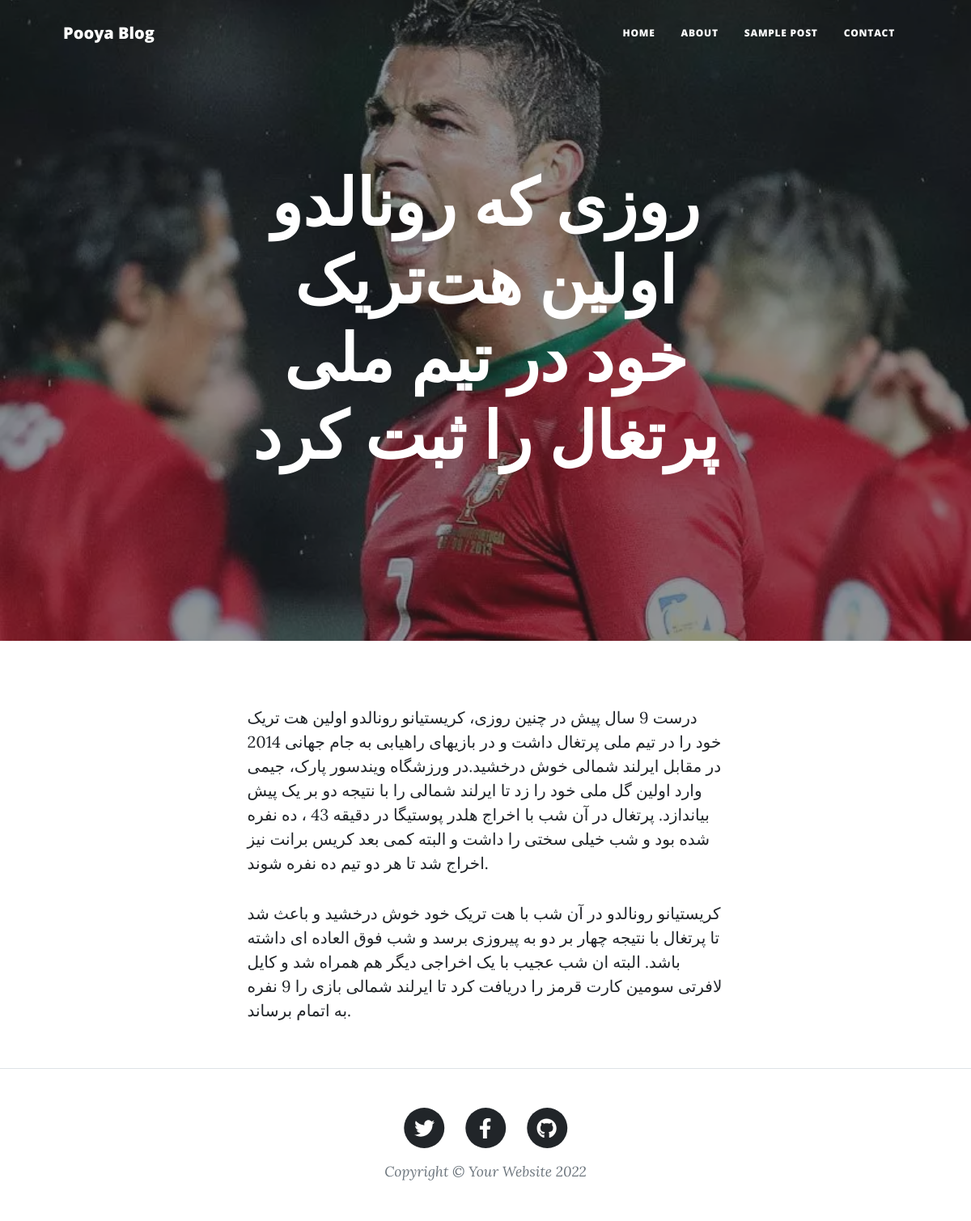
The page /article/fotball-5 on the database its author committed.
### blog/models.py (models this page shows)
class Article(models.Model):
    STATUS_CHOICES = (
        ('d', 'Draft'),
        ('p', 'Published')
        )
    title = models.CharField(max_length = 200)
    slug = models.SlugField(max_length = 100, unique = True)
    category = models.ManyToManyField(Category , verbose_name = 'category' )
    description = models.TextField()
    thumbnail = models.ImageField(upload_to = 'images')
    publish = models.DateField(default = timezone.now)
    created = models.DateField(auto_now_add = True)
    created = models.DateField(auto_now = True)
    status = models.CharField(max_length = 1, choices = STATUS_CHOICES)

### blog/views.py (the view)
# urls.py: path('article/<slug:slug>',detail, name = "detail"),
def detail(request, slug):
    context = {
        'article': get_object_or_404(Article, slug = slug, status = 'p')
}
    return render(request, 'blog/detail.html', context)

### blog/templates/blog/detail.html
{% extends 'blog/base.html' %}
{% block main %}
<header class="masthead" style="background-image: url('{{article.thumbnail.url}}')">
    <div class="container position-relative px-4 px-lg-5">
        <div class="row gx-4 gx-lg-5 justify-content-center">
            <div class="col-md-10 col-lg-8 col-xl-7">
                <div class="site-heading">
                    <h1>{{article.title}}</h1>
                </div>
            </div>
        </div>
    </div>
</header>
        <article class="mb-4">
            <div class="container px-4 px-lg-5">
                <div class="row gx-4 gx-lg-5 justify-content-center">
                    <div class="col-md-10 col-lg-8 col-xl-7">
                    {{article.description|linebreaks}}
                    </div>
                </div>
            </div>
        </article>
{% endblock %}

### rows shown on the page
Article: thumbnail (picture), title "روزی که رونالدو اولین هت‌تریک خود در تیم ملی پرتغال را ثبت کرد", description "درست 9 سال پیش در چنین روزی، کریستیانو رونالدو اولین هت تریک خود را در تیم ملی پرتغال داشت و در بازیهای راهیابی به جام جهانی 2014 در مقابل ایرلند شمالی خوش درخشید.در ورزشگاه ویندسور پارک، جیمی وارد اولین گل ملی خود را زد تا ایرلند شمالی را با نتیجه دو بر یک پیش بیاندازد. پرتغال در آن شب با اخراج هلدر پوستیگا در دقیقه 43 ، ده نفره شده بود و شب خیلی سختی را داشت و البته کمی بعد کریس برانت نیز اخراج شد تا هر دو تیم ده نفره شوند. کریستیانو رونالدو در آن شب با هت تریک خود خوش درخشید و باعث شد تا پرتغال با نتیجه چهار بر دو به پیروزی برسد و شب فوق العاده ای داشته باشد. البته ان شب عجیب با یک اخراجی دیگر هم همراه شد و کایل لافرتی سومین کارت قرمز را دریافت کرد تا ایرلند شمالی بازی را 9 نفره به اتمام…"
